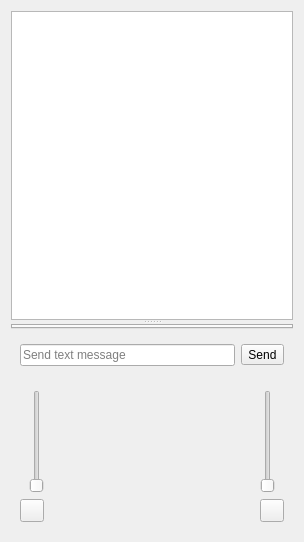
<?xml version="1.0" encoding="UTF-8"?>
<ui version="4.0">
 <class>SFLPhone_view</class>
 <widget class="QWidget" name="SFLPhone_view">
  <property name="geometry">
   <rect>
    <x>0</x>
    <y>0</y>
    <width>304</width>
    <height>542</height>
   </rect>
  </property>
  <property name="windowTitle">
   <string notr="true">SFLPhone KDE</string>
  </property>
  <layout class="QVBoxLayout" name="verticalLayout">
   <item>
    <widget class="QSplitter" name="splitter">
     <property name="orientation">
      <enum>Qt::Vertical</enum>
     </property>
     <widget class="CategorizedTreeView" name="m_pView"/>
     <widget class="IMManager" name="m_pMessageTabBox">
      <property name="currentIndex">
       <number>-1</number>
      </property>
     </widget>
    </widget>
   </item>
   <item>
    <widget class="QWidget" name="m_pMessageBoxW" native="true">
     <layout class="QHBoxLayout" name="horizontalLayout_2">
      <item>
       <layout class="QHBoxLayout" name="horizontalLayout">
        <item>
         <widget class="KLineEdit" name="m_pSendMessageLE">
          <property name="placeholderText">
           <string>Send text message</string>
          </property>
          <property name="showClearButton" stdset="0">
           <bool>true</bool>
          </property>
         </widget>
        </item>
        <item>
         <widget class="QToolButton" name="m_pSendMessagePB">
          <property name="text">
           <string>Send</string>
          </property>
         </widget>
        </item>
       </layout>
      </item>
     </layout>
    </widget>
   </item>
   <item>
    <widget class="QWidget" name="widget_controls" native="true">
     <property name="enabled">
      <bool>true</bool>
     </property>
     <property name="sizePolicy">
      <sizepolicy hsizetype="Minimum" vsizetype="Minimum">
       <horstretch>0</horstretch>
       <verstretch>0</verstretch>
      </sizepolicy>
     </property>
     <property name="maximumSize">
      <size>
       <width>16777215</width>
       <height>150</height>
      </size>
     </property>
     <layout class="QGridLayout" name="gridLayout">
      <item row="0" column="0">
       <widget class="QSlider" name="slider_recVol">
        <property name="sizePolicy">
         <sizepolicy hsizetype="Fixed" vsizetype="Expanding">
          <horstretch>0</horstretch>
          <verstretch>0</verstretch>
         </sizepolicy>
        </property>
        <property name="minimumSize">
         <size>
          <width>0</width>
          <height>50</height>
         </size>
        </property>
        <property name="toolTip">
         <string>Mic volume</string>
        </property>
        <property name="layoutDirection">
         <enum>Qt::RightToLeft</enum>
        </property>
        <property name="autoFillBackground">
         <bool>false</bool>
        </property>
        <property name="maximum">
         <number>100</number>
        </property>
        <property name="orientation">
         <enum>Qt::Vertical</enum>
        </property>
        <property name="invertedAppearance">
         <bool>false</bool>
        </property>
        <property name="invertedControls">
         <bool>false</bool>
        </property>
        <property name="tickPosition">
         <enum>QSlider::NoTicks</enum>
        </property>
       </widget>
      </item>
      <item row="0" column="1" rowspan="2" colspan="2">
       <widget class="Dialpad" name="widget_dialpad" native="true">
        <property name="sizePolicy">
         <sizepolicy hsizetype="Expanding" vsizetype="Preferred">
          <horstretch>0</horstretch>
          <verstretch>0</verstretch>
         </sizepolicy>
        </property>
       </widget>
      </item>
      <item row="0" column="3">
       <widget class="QSlider" name="slider_sndVol">
        <property name="sizePolicy">
         <sizepolicy hsizetype="Fixed" vsizetype="Expanding">
          <horstretch>0</horstretch>
          <verstretch>0</verstretch>
         </sizepolicy>
        </property>
        <property name="minimumSize">
         <size>
          <width>0</width>
          <height>50</height>
         </size>
        </property>
        <property name="toolTip">
         <string>Speakers volume</string>
        </property>
        <property name="layoutDirection">
         <enum>Qt::LeftToRight</enum>
        </property>
        <property name="autoFillBackground">
         <bool>false</bool>
        </property>
        <property name="maximum">
         <number>100</number>
        </property>
        <property name="orientation">
         <enum>Qt::Vertical</enum>
        </property>
        <property name="tickPosition">
         <enum>QSlider::NoTicks</enum>
        </property>
       </widget>
      </item>
      <item row="1" column="0">
       <widget class="QToolButton" name="toolButton_recVol">
        <property name="text">
         <string/>
        </property>
        <property name="checkable">
         <bool>true</bool>
        </property>
       </widget>
      </item>
      <item row="1" column="3">
       <widget class="QToolButton" name="toolButton_sndVol">
        <property name="text">
         <string/>
        </property>
        <property name="checkable">
         <bool>true</bool>
        </property>
        <property name="checked">
         <bool>false</bool>
        </property>
       </widget>
      </item>
     </layout>
    </widget>
   </item>
  </layout>
 </widget>
 <customwidgets>
  <customwidget>
   <class>KLineEdit</class>
   <extends>QLineEdit</extends>
   <header>klineedit.h</header>
  </customwidget>
  <customwidget>
   <class>CategorizedTreeView</class>
   <extends>QTreeView</extends>
   <header>widgets/categorizedtreeview.h</header>
  </customwidget>
  <customwidget>
   <class>Dialpad</class>
   <extends>QWidget</extends>
   <header>widgets/dialpad.h</header>
   <container>1</container>
  </customwidget>
  <customwidget>
   <class>IMManager</class>
   <extends>QTabWidget</extends>
   <header>widgets/immanager.h</header>
   <container>1</container>
  </customwidget>
 </customwidgets>
 <resources>
  <include location="../qrc/resources.qrc"/>
 </resources>
 <connections/>
</ui>
